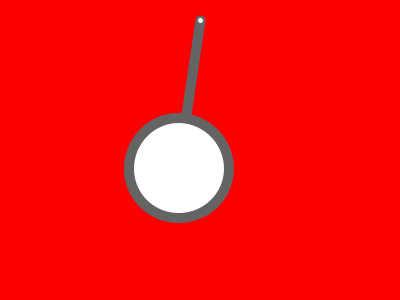
Frame 1 (no input)
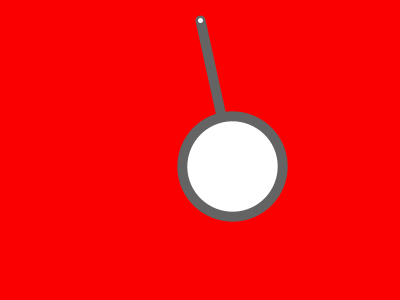
Frame 60 (the mouse pressed at the canvas centre just before this capture)
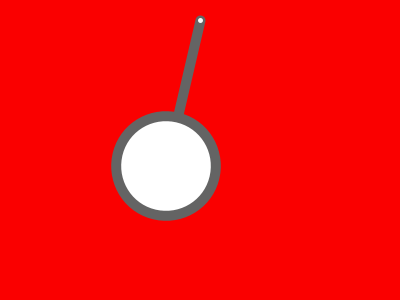
Frame 120 (the mouse held since frame 60 and released just before this capture)

The Processing sketch that drew these frames (run headless with seeded random() and noise(); from frame 60 on, the mouse is pressed at the canvas centre):

// Processing sketch: processing_122108
// ── processing_122108.pde

float period = 2;
float amplitude = 20;

void setup()
{
  size(400,300);
}

void draw()
{
  background(#FA0000);
  translate(width/2,20);
  float angle = motion();
  rotate(angle);
  pendulum();
}

void pendulum()
{
  stroke(100);
  strokeWeight(10);
  line(0,0,0,150);
  stroke(250);
  strokeWeight(5);
  point(0,0);
  stroke(100);
  strokeWeight(10);
  ellipseMode(CENTER);
  ellipse(0,150,100,100);

}

float motion()
{
  float time = norm(millis(),0,1000);
  float fraction = norm(time,0,period);
  float shm = sin(fraction*TWO_PI);
  float angle = shm*amplitude;
  return radians(angle);
}
